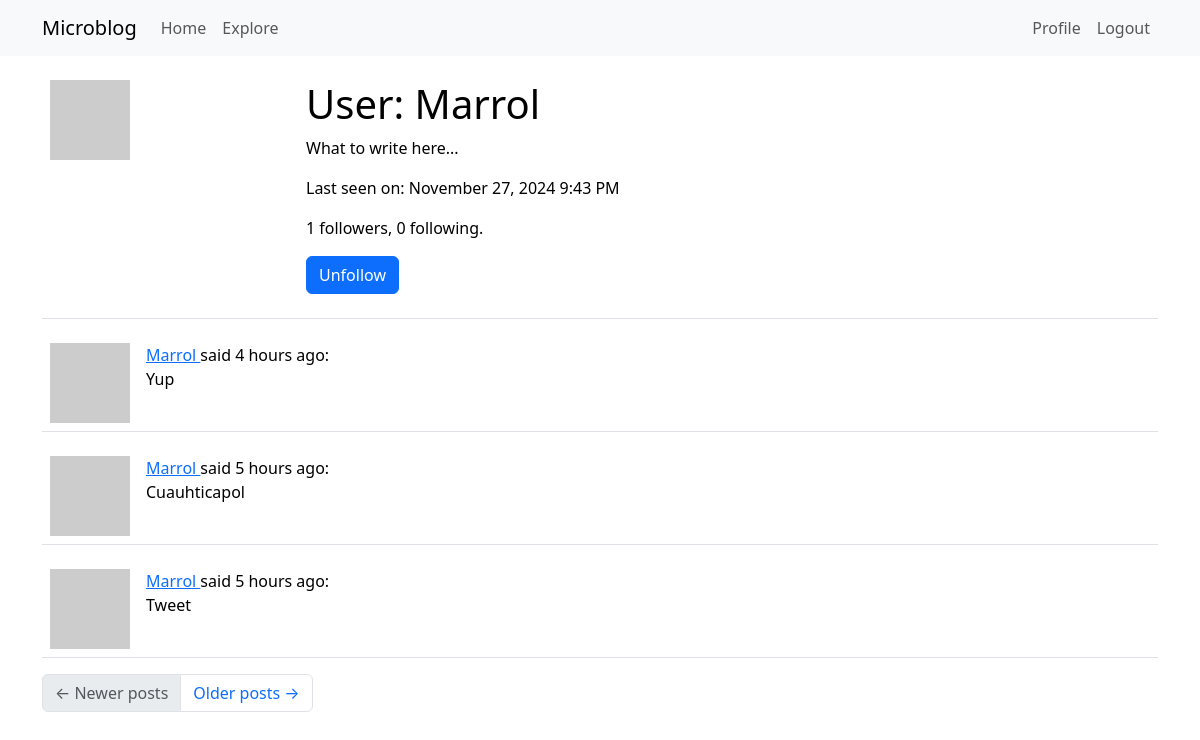
Screenshot of /user/Marrol (signed in) with the database file from the repository.
### app/models.py (models this page shows, shortened)
class User(UserMixin, db.Model):
    id: so.Mapped[int] = so.mapped_column(primary_key=True)
    username: so.Mapped[str] = so.mapped_column(sa.String(64), index=True, unique=True)
    email: so.Mapped[str] = so.mapped_column(sa.String(120), index=True, unique=True)
    password_hash: so.Mapped[Optional[str]] = so.mapped_column(sa.String(256))
    about_me: so.Mapped[Optional[str]] = so.mapped_column(sa.String(140))
    last_seen: so.Mapped[Optional[datetime]] = so.mapped_column(
        default=lambda: datetime.now(timezone.utc))
    posts: so.WriteOnlyMapped['Post'] = so.relationship(back_populates='author')
    following: so.WriteOnlyMapped['User'] = so.relationship(
        secondary=followers,
        primaryjoin=(followers.c.follower_id == id),
        secondaryjoin=(followers.c.followed_id == id),
        back_populates='followers')
    followers: so.WriteOnlyMapped['User'] = so.relationship(
        secondary=followers,
        primaryjoin=(followers.c.followed_id == id),
        secondaryjoin=(followers.c.follower_id == id),
        back_populates='following')
    def avatar(self, size):
        digest = md5(self.email.lower().encode('utf-8')).hexdigest()
        return f'https://www.gravatar.com/avatar/{digest}?d=identicon&s={size}'
    def is_following(self, user):
        query = self.following.select().where(User.id == user.id)
        return db.session.scalar(query) is not None
    def followers_count(self):
        query = sa.select(sa.func.count()).select_from(self.followers.select().subquery())
        return db.session.scalar(query)
    def following_count(self):
        query = sa.select(sa.func.count()).select_from(self.following.select().subquery())
        return db.session.scalar(query)

class Post(db.Model):
    id: so.Mapped[int] = so.mapped_column(primary_key=True)
    body: so.Mapped[str] = so.mapped_column(sa.String(140))
    timestamp: so.Mapped[datetime] = so.mapped_column(
        index=True, default=lambda: datetime.now(timezone.utc))
    user_id: so.Mapped[int] = so.mapped_column(sa.ForeignKey(User.id), index=True)
    author: so.Mapped[User] = so.relationship(back_populates='posts')

### app/routes.py (the view)
@app.route('/user/<username>')
@login_required
def user(username):
    user = db.first_or_404(sa.select(User).where(User.username == username))
    page = request.args.get('page', 1, type=int)
    query = user.posts.select().order_by(Post.timestamp.desc())
    posts = db.paginate(query, page=page,
                        per_page=app.config['POSTS_PER_PAGE'],
                        error_out=False)
    next_url = url_for('user', username=user.username, page=posts.next_num) if posts.has_next else None
    prev_url = url_for('user', username=user.username, page=posts.prev_num) if posts.has_prev else None
    form = EmptyForm()
    return render_template('user.html', user=user, posts=posts, form=form, next_url=next_url, prev_url=prev_url)

### app/forms.py
class EmptyForm(FlaskForm):
    submit = SubmitField('Submit')

### app/models.py (called while the page is built)
@login.user_loader
def load_user(id):
    return db.session.get(User, int(id))

### app/routes.py (called while the page is built)
@app.before_request
def before_request():
    if current_user.is_authenticated:
        current_user.last_seen = datetime.now(timezone.utc)
        db.session.commit()

### app/templates/user.html (shortened to what this page needs)
{% extends "base.html" %}
{% block content %}
    <table class="table table-hover">
        <tr>
            <td width="256px"><img src="{{ user.avatar(256) }}"></td>
            <td>
                <h1>User: {{ user.username }}</h1>
                {% if user.about_me %}<p>{{ user.about_me }}</p>{% endif %}
                {% if user.last_seen %}
                <p>Last seen on: {{ moment(user.last_seen).format('LLL') }}</p>
                {% endif %}
                <p>{{ user.followers_count() }} followers, {{ user.following_count() }} following.</p>
                {% if user == current_user %}
                <p><a href="{{ url_for('edit_profile') }}">Edit your profile</a></p>
                {% else %}
                <p>
                    <form action="{{ url_for('unfollow', username=user.username) }}" method="post">
                        {{ form.submit(value='Unfollow', class_='btn btn-primary') }}
                    </form>
                </p>
                {% endif %}
            </td>
        </tr>
    </table>
    {% for post in posts %}
        {% include '_post.html' %}
    {% endfor %}
    <nav aria-label="Post navigation">
        <ul class="pagination">
            <li class="page-item{% if not prev_url %} disabled{% endif %}">
                <a class="page-link" href="{{ prev_url }}">
                    <span aria-hidden="true">&larr;</span> Newer posts
                </a>
            </li>
            <li class="page-item{% if not next_url %} disabled{% endif %}">
                <a class="page-link" href="{{ next_url }}">
                    Older posts <span aria-hidden="true">&rarr;</span>
                </a>
            </li>
        </ul>
    </nav>
{% endblock %}

### app/templates/_post.html
<table class="table table-hover">
    <tr>
        <td width="70px">
            <a href="{{ url_for('user', username=post.author.username) }}">
                <img src="{{ post.author.avatar(70) }}" />
            </a>
        </td>
        <td>
            <a href="{{ url_for('user', username=post.author.username) }}">
                {{ post.author.username }}
            </a>
            said {{ moment(post.timestamp).fromNow() }}:
            <br>
            {{ post.body }}
        </td>
    </tr>
</table>

### rows the page displays
User: username "Marrol", about_me "What to write here...", last_seen "November 27, 2024 9:43 PM"
Post: author.username "Marrol", timestamp "4 hours ago", body "Yup"
Post: author.username "Marrol", timestamp "5 hours ago", body "Cuauhticapol"
Post: author.username "Marrol", timestamp "5 hours ago", body "Tweet"

### other values shown
{{ user.followers_count() }} "1"
{{ user.following_count() }} "0"
